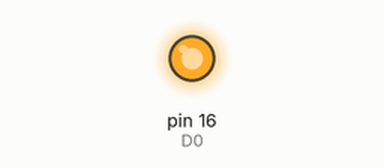
This sketch was run on a simulated Arduino Uno, built with avr-gcc and run on an emulated ATmega328P. On the bench: output pins drawn as LEDs (lit = HIGH).

Above: at 0.2 s.
At 5.2 s:
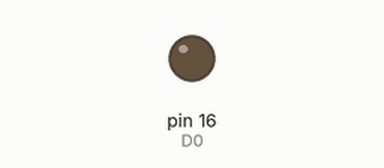
Timing chart, 0 to 5.9 s (numbered marks = the images above):
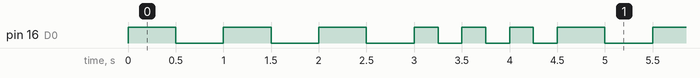

Measured:
- by itself, pin 16 (D0): repeats every 4.5 s: 2 × (LOW 0.50 s, HIGH 0.50 s), LOW 0.50 s, 3 × (HIGH 0.25 s, LOW 0.25 s), HIGH 0.50 s
- by itself, everything shown: repeats every 4.5 s, in 12 steps

The sketch:

sketch_aug02a.ino
```cpp
#define D0 16 //Map NodeMCU pin to ESP8266 Module
#define LED D0 // Define LED pin
void setup()
{
pinMode(LED,OUTPUT); // setup output
}
void loop()
{
digitalWrite(LED,HIGH); // Pin D0 is HIGH
delay(500);
digitalWrite(LED,LOW); // Pin D0 is LOW
delay(500);
digitalWrite(LED,HIGH); // Pin D0 is HIGH
delay(500);
digitalWrite(LED,LOW); // Pin D0 is LOW
delay(500);
digitalWrite(LED,HIGH); // Pin D0 is HIGH
delay(500);
digitalWrite(LED,LOW); // Pin D0 is LOW
delay(500);
digitalWrite(LED,HIGH); // Pin D0 is HIGH
delay(250);
digitalWrite(LED,LOW); // Pin D0 is LOW
delay(250);
digitalWrite(LED,HIGH); // Pin D0 is HIGH
delay(250);
digitalWrite(LED,LOW); // Pin D0 is LOW
delay(250);
digitalWrite(LED,HIGH); // Pin D0 is HIGH
delay(250);
digitalWrite(LED,LOW); // Pin D0 is LOW
delay(250);
}
```
